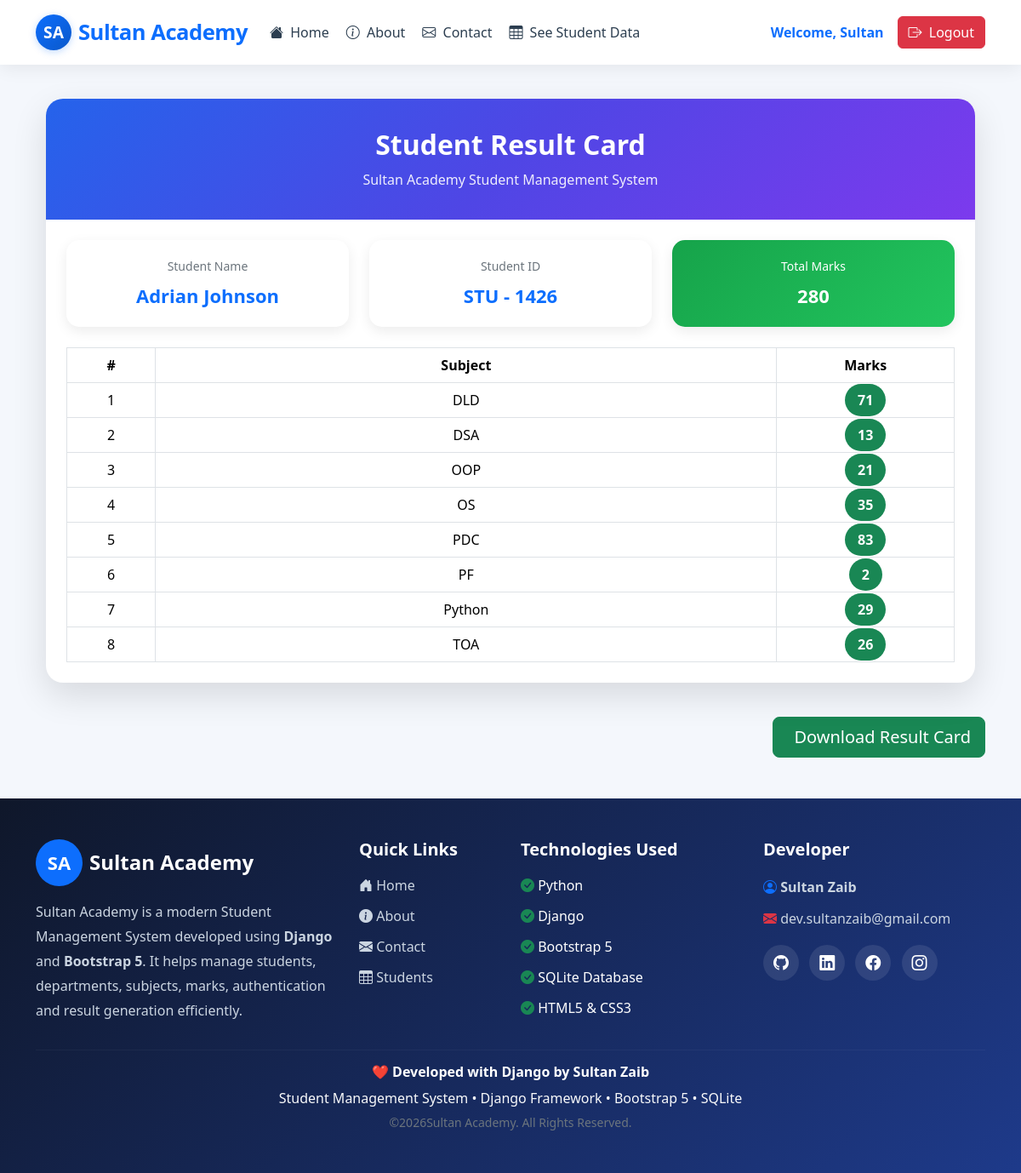
The page /student_result/STU - 1426/ (signed in) on the database its author committed.
### student/models.py (models this page shows, shortened)
class Student(models.Model):
    user = models.ForeignKey(User, on_delete=models.SET_NULL, blank=True, null=True)
    student = models.OneToOneField(
        StudentId, related_name="studentid", on_delete=models.CASCADE
    )
    department = models.ForeignKey(
        Department, related_name="departname", on_delete=models.CASCADE
    )
    student_name = models.CharField(max_length=100)
    student_email = models.EmailField(unique=True)
    student_age = models.IntegerField(default=18)
    student_address = models.TextField()
    def __str__(self):
        return self.student_name
    class Meta:
        ordering = ["student_name"]
        verbose_name = "Student"
        verbose_name_plural = "Students"
        db_table = "student_table"

class StudentId(models.Model):
    student_id = models.CharField(max_length=100)
    def __str__(self):
        return self.student_id

class SubjectMarks(models.Model):
    subject = models.ForeignKey(
        Subject, related_name="subject", on_delete=models.CASCADE
    )
    student = models.ForeignKey(
        Student, related_name="student_subject", on_delete=models.CASCADE
    )
    marks = models.IntegerField()
    class Meta:
        unique_together = ["subject", "student"]
        verbose_name = "Subject Marks"
        verbose_name_plural = "Subjects Marks"
        db_table = "student_marks"

class Subject(models.Model):
    subject_name = models.CharField(max_length=100)
    def __str__(self):
        return self.subject_name
    class Meta:
        ordering = ["subject_name"]
        verbose_name = "Subject"
        verbose_name_plural = "Subjects"
        db_table = "Subjects"

### student/views.py (the view)
# urls.py: path("student_result/<str:student_id>/", student_result, name="student_result"),
@login_required(login_url="login_page")
def student_result(request, student_id):
    queryset = SubjectMarks.objects.filter(student__student__student_id=student_id)
    total_marks = queryset.aggregate(total_marks=Sum("marks"))["total_marks"]
    student = queryset.first().student
    student_id = student.student
    context = {
        "queryset": queryset,
        "total_marks": total_marks,
        "student": student,
        "student_id": student_id,
    }
    return render(request, "app/studentResult.html", context)

### student/templates/app/studentResult.html (shortened to what this page needs)
{% extends 'app/base.html' %}
{% load static %}
{% block content %}
  <div class="container">
    <div class="card result-card">
      <div class="result-header">
        <h2>Student Result Card</h2>
        <p>Sultan Academy Student Management System</p>
      </div>
      <div class="card-body p-4">
        <div class="row g-4 mb-4">
          <div class="col-md-4">
            <div class="info-box">
              <div class="info-title">Student Name</div>
              <div class="info-value">{{ student }}</div>
            </div>
          </div>
          <div class="col-md-4">
            <div class="info-box">
              <div class="info-title">Student ID</div>
              <div class="info-value">{{ student_id }}</div>
            </div>
          </div>
          <div class="col-md-4">
            <div class="info-box total-card">
              <div class="info-title text-white">Total Marks</div>
              <div class="info-value text-white">{{ total_marks }}</div>
            </div>
          </div>
        </div>
        <div class="table-responsive">
          <table class="table table-hover table-bordered">
            <thead>
              <tr>
                <th width="10%">#</th>
                <th>Subject</th>
                <th width="20%">Marks</th>
              </tr>
            </thead>
            <tbody>
              {% for mark in queryset %}
                <tr>
                  <td>{{ forloop.counter }}</td>
                  <td>{{ mark.subject }}</td>
                  <td>
                    <span class="mark-badge">{{ mark.marks }}</span>
                  </td>
                </tr>
              {% empty %}
                <tr>
                  <td colspan="3" class="empty-data">No Result Found</td>
                </tr>
              {% endfor %}
            </tbody>
          </table>
        </div>
      </div>
    </div>
  </div>
  <div class="d-flex justify-content-end mb-4">
    <a href="{% url 'download_result_pdf' student_id %}" class="btn btn-success btn-lg">
      Download Result Card
    </a>
  </div>
{% endblock %}

### student/templates/app/base.html (shortened to what this page needs)
{% load static %}
<!DOCTYPE html>
<html lang="en">
  <head>
    <link href="https://cdn.jsdelivr.net/npm/bootstrap@5.3.8/dist/css/bootstrap.min.css" rel="stylesheet" />
    <link rel="stylesheet" href="https://cdn.jsdelivr.net/npm/bootstrap-icons@1.11.3/font/bootstrap-icons.min.css" />
  </head>
  <body>
    <nav class="navbar navbar-expand-lg fixed-top">
      <div class="container">
        <span class="navbar-brand">
          <span class="logo-circle">SA</span>
          <span class="brand-text">Sultan Academy</span>
        </span>
        <div class="collapse navbar-collapse" id="mainNavbar">
          <ul class="navbar-nav me-auto mb-2 mb-lg-0">
            <li class="nav-item">
              <a class="nav-link {% if request.resolver_match.url_name == 'home' %}active{% endif %}" href="{% url 'home_page' %}"><i class="bi bi-house-fill me-1"></i> Home</a>
            </li>
            <li class="nav-item">
              <a class="nav-link {% if request.resolver_match.url_name == 'about' %}active{% endif %}" href="{% url 'about_page' %}"><i class="bi bi-info-circle me-1"></i> About</a>
            </li>
            <li class="nav-item">
              <a class="nav-link {% if request.resolver_match.url_name == 'contact' %}active{% endif %}" href="{% url 'contact_page' %}"><i class="bi bi-envelope me-1"></i> Contact</a>
            </li>
            <li class="nav-item">
              <a class="nav-link {% if request.resolver_match.url_name == 'student_view' %}active{% endif %}" href="{% url 'student_view' %}">
                <i class="bi bi-table me-1"></i>
                See Student Data
              </a>
            </li>
          </ul>
          <div class="d-flex gap-2 align-items-center">
            {% if user.is_authenticated %}
              <span class="me-2 fw-semibold text-primary">Welcome, {{ user.first_name }}</span>
              <a href="{% url 'logout_page' %}" class="btn btn-danger">
                <i class="bi bi-box-arrow-right me-1"></i>
                Logout
              </a>
            {% endif %}
          </div>
        </div>
      </div>
    </nav>
    <main class="container">
      {% block content %}
      {% endblock %}
    </main>
    <footer class="academy-footer mt-5">
      <div class="container py-5">
        <div class="row gy-4">
          <div class="col-lg-4 col-md-6">
            <div class="d-flex align-items-center mb-3">
              <span class="footer-logo">SA</span>
              <h4 class="mb-0 ms-2 text-white fw-bold">Sultan Academy</h4>
            </div>
            <p class="footer-text">
              Sultan Academy is a modern Student Management System developed using <strong>Django</strong> and <strong>Bootstrap 5</strong>. It helps manage students, departments, subjects, marks, authentication and result generation efficiently.
            </p>
          </div>
          <div class="col-lg-2 col-md-6">
            <h5 class="footer-title">Quick Links</h5>
            <ul class="footer-links">
              <li>
                <a href="{% url 'home_page' %}"><i class="bi bi-house-door-fill"></i> Home</a>
              </li>
              <li>
                <a href="{% url 'about_page' %}"><i class="bi bi-info-circle-fill"></i> About</a>
              </li>
              <li>
                <a href="{% url 'contact_page' %}"><i class="bi bi-envelope-fill"></i> Contact</a>
              </li>
              <li>
                <a href="{% url 'student_view' %}"><i class="bi bi-table"></i> Students</a>
              </li>
            </ul>
          </div>
          <div class="col-lg-3 col-md-6">
            <h5 class="footer-title">Technologies Used</h5>
            <ul class="footer-links">
              <li>
                <i class="bi bi-check-circle-fill text-success"></i> Python
              </li>
              <li>
                <i class="bi bi-check-circle-fill text-success"></i> Django
              </li>
              <li>
                <i class="bi bi-check-circle-fill text-success"></i> Bootstrap 5
              </li>
              <li>
                <i class="bi bi-check-circle-fill text-success"></i> SQLite Database
              </li>
              <li>
                <i class="bi bi-check-circle-fill text-success"></i> HTML5 & CSS3
              </li>
            </ul>
          </div>
          <div class="col-lg-3 col-md-6">
            <h5 class="footer-title">Developer</h5>
            <p class="footer-text mb-2">
              <i class="bi bi-person-circle text-primary"></i>
              <strong>Sultan Zaib</strong>
            </p>
            <p class="footer-text">
              <i class="bi bi-envelope-fill text-danger"></i>
              dev.sultanzaib@gmail.com
            </p>
            <div class="social-icons mt-3">
              <a href="#"><i class="bi bi-github"></i></a>
              <a href="#"><i class="bi bi-linkedin"></i></a>
              <a href="#"><i class="bi bi-facebook"></i></a>
              <a href="#"><i class="bi bi-instagram"></i></a>
            </div>
          </div>
        </div>
        <hr class="footer-line" />
        <div class="text-center">
          <h6 class="text-white fw-bold">❤️ Developed with Django by Sultan Zaib</h6>
          <p class="mb-1 text-light">Student Management System • Django Framework • Bootstrap 5 • SQLite</p>
          <small class="text-secondary">©{% now 'Y' %}Sultan Academy. All Rights Reserved.</small>
        </div>
      </div>
    </footer>
  </body>
</html>

### student/templates/app/base.html (style rules this page uses)
body { padding-top: 76px; background: #f8f9fa; font-family: 'Segoe UI', Tahoma, Geneva, Verdana, sans-serif; }
.navbar { box-shadow: 0 4px 20px rgba(0, 0, 0, 0.07); background: #ffffff !important; padding: 0.75rem 0; transition: all 0.25s ease; }
.logo-circle { display: inline-flex; align-items: center; justify-content: center; width: 42px; height: 42px; background: linear-gradient(135deg, #0d6efd, #0a58ca); color: #fff; font-weight: 700; font-size: 1.2rem; border-radius: 50%; margin-right: 8px; box-shadow: 0 2px 8px rgba(13, 110, 253, 0.25); flex-shrink: 0; }
.brand-text { font-weight: 700; font-size: 1.6rem; letter-spacing: -0.5px; color: #0d6efd; text-decoration: none; }
.navbar-brand { display: flex; align-items: center; gap: 0; text-decoration: none; }
.navbar-nav .nav-link { font-weight: 500; font-size: 1rem; padding: 0.6rem 1rem; color: #2c3e50 !important; border-radius: 8px; transition: background 0.2s, color 0.2s; margin: 0 2px; cursor: default; }
.academy-footer { background: linear-gradient(135deg, #0f172a, #1e3a8a); color: white; margin-top: 80px; }
.footer-logo { width: 55px; height: 55px; background: #0d6efd; border-radius: 50%; display: flex; justify-content: center; align-items: center; font-size: 22px; font-weight: bold; color: #fff; }
.footer-title { font-weight: 700; margin-bottom: 18px; color: #fff; }
.footer-text { color: #cbd5e1; line-height: 1.8; }
.footer-links { list-style: none; padding: 0; margin: 0; }
.footer-links li { margin-bottom: 12px; }
.footer-links a { text-decoration: none; color: #cbd5e1; transition: 0.3s; }
.social-icons a { display: inline-flex; justify-content: center; align-items: center; width: 42px; height: 42px; border-radius: 50%; background: #ffffff18; color: white; margin-right: 8px; text-decoration: none; transition: 0.3s; font-size: 18px; }
.footer-line { border-color: rgba(255, 255, 255, 0.15); }

### student/templates/app/studentResult.html (style rules this page uses)
body { background: #f4f7fc; }
.result-card { max-width: 1100px; margin: 40px auto; border: none; border-radius: 20px; overflow: hidden; box-shadow: 0 15px 40px rgba(0, 0, 0, 0.12); }
.result-header { background: linear-gradient(135deg, #2563eb, #4f46e5, #7c3aed); color: white; padding: 35px; text-align: center; }
.result-header h2 { font-weight: 700; margin-bottom: 10px; }
.result-header p { margin: 0; opacity: 0.9; }
.info-box { background: white; border-radius: 15px; padding: 20px; text-align: center; box-shadow: 0 5px 15px rgba(0, 0, 0, 0.08); transition: 0.3s; height: 100%; }
.info-title { color: #6c757d; font-size: 14px; margin-bottom: 8px; }
.info-value { font-size: 22px; font-weight: 700; color: #0d6efd; }
.table { margin-bottom: 0; }
.table thead { background: #0d6efd; color: white; }
.table thead th { text-align: center; }
.table tbody td { vertical-align: middle; text-align: center; }
.mark-badge { background: #198754; color: white; padding: 8px 15px; border-radius: 30px; font-weight: 600; }
.total-card { background: linear-gradient(135deg, #16a34a, #22c55e); color: white; }

### rows shown on the page
Student: student_name "Adrian Johnson"
StudentId: student "STU - 1426"
SubjectMarks: subject "DLD", marks "71"
SubjectMarks: subject "DSA", marks "13"
SubjectMarks: subject "OOP", marks "21"
SubjectMarks: subject "OS", marks "35"
SubjectMarks: subject "PDC", marks "83"
SubjectMarks: subject "PF", marks "2"
SubjectMarks: subject "Python", marks "29"
SubjectMarks: subject "TOA", marks "26"

### other values the page prints
{{ user.first_name }} "Sultan"
{{ total_marks }} "280"
